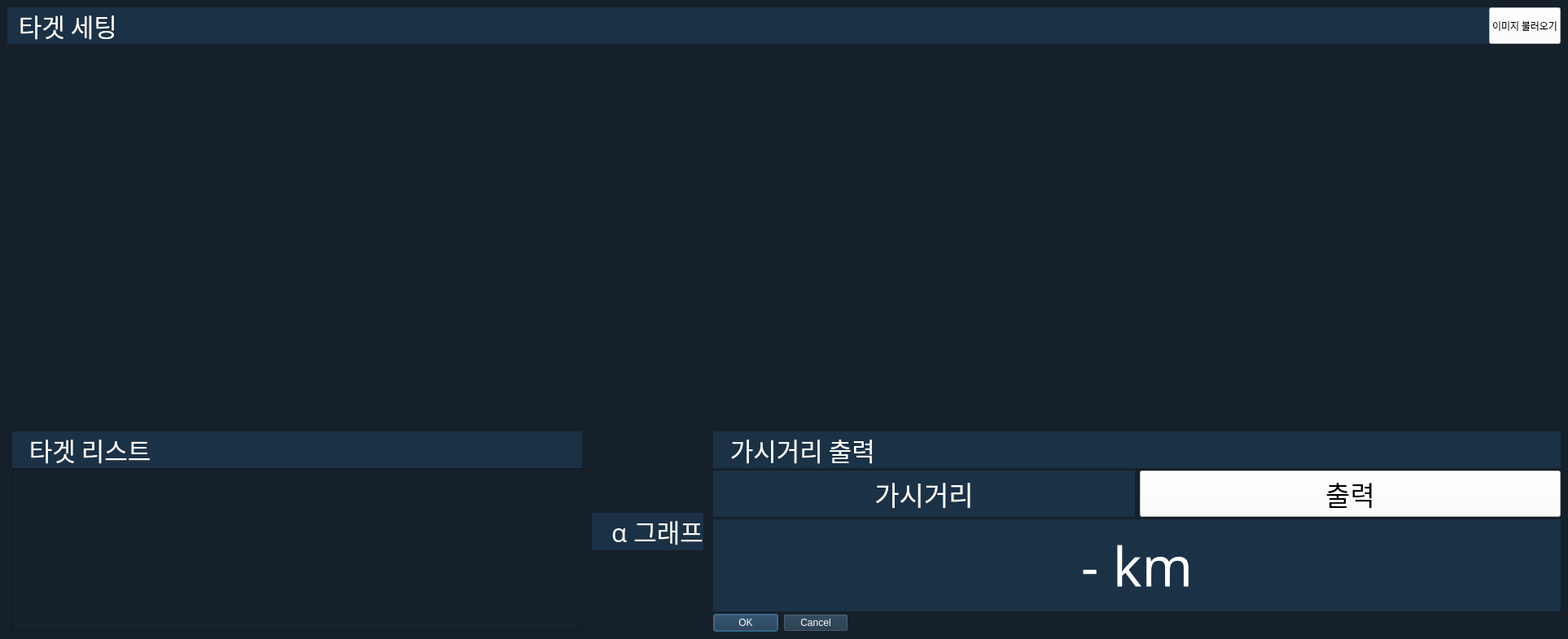
<?xml version="1.0" encoding="UTF-8"?>
<ui version="4.0">
 <class>Dialog</class>
 <widget class="QDialog" name="Dialog">
  <property name="geometry">
   <rect>
    <x>0</x>
    <y>0</y>
    <width>1926</width>
    <height>785</height>
   </rect>
  </property>
  <property name="sizePolicy">
   <sizepolicy hsizetype="Maximum" vsizetype="Preferred">
    <horstretch>0</horstretch>
    <verstretch>0</verstretch>
   </sizepolicy>
  </property>
  <property name="windowTitle">
   <string>Setting</string>
  </property>
  <layout class="QGridLayout" name="gridLayout">
   <property name="leftMargin">
    <number>0</number>
   </property>
   <property name="topMargin">
    <number>0</number>
   </property>
   <property name="rightMargin">
    <number>0</number>
   </property>
   <property name="bottomMargin">
    <number>0</number>
   </property>
   <property name="spacing">
    <number>0</number>
   </property>
   <item row="0" column="0">
    <widget class="QWidget" name="gridWidget" native="true">
     <property name="styleSheet">
      <string notr="true">background-color:rgb(22,32,42);</string>
     </property>
     <layout class="QGridLayout" name="gridLayout_2">
      <item row="0" column="0">
       <layout class="QVBoxLayout" name="main_verticalLayout" stretch="0,0">
        <item>
         <layout class="QHBoxLayout" name="top_horizontalLayout">
          <item>
           <layout class="QVBoxLayout" name="setting_verticalLayout">
            <item>
             <layout class="QHBoxLayout" name="setting_horizontalLayout">
              <property name="spacing">
               <number>0</number>
              </property>
              <item>
               <widget class="QLabel" name="target_setting_label">
                <property name="sizePolicy">
                 <sizepolicy hsizetype="Minimum" vsizetype="Maximum">
                  <horstretch>0</horstretch>
                  <verstretch>0</verstretch>
                 </sizepolicy>
                </property>
                <property name="font">
                 <font>
                  <family>Noto Sans KR Medium</family>
                  <pointsize>23</pointsize>
                 </font>
                </property>
                <property name="styleSheet">
                 <string notr="true">background-color:rgb(27,49,70);
color: #ffffff;</string>
                </property>
                <property name="text">
                 <string>  타겟 세팅</string>
                </property>
               </widget>
              </item>
              <item>
               <widget class="QPushButton" name="load_img">
                <property name="sizePolicy">
                 <sizepolicy hsizetype="Maximum" vsizetype="Minimum">
                  <horstretch>0</horstretch>
                  <verstretch>0</verstretch>
                 </sizepolicy>
                </property>
                <property name="maximumSize">
                 <size>
                  <width>16777215</width>
                  <height>45</height>
                 </size>
                </property>
                <property name="font">
                 <font>
                  <family>Noto Sans KR Medium</family>
                 </font>
                </property>
                <property name="styleSheet">
                 <string notr="true">background-color:rgb(255, 255, 255);</string>
                </property>
                <property name="text">
                 <string>이미지 불러오기</string>
                </property>
               </widget>
              </item>
             </layout>
            </item>
            <item>
             <widget class="QLabel" name="image_label">
              <property name="sizePolicy">
               <sizepolicy hsizetype="Minimum" vsizetype="Minimum">
                <horstretch>0</horstretch>
                <verstretch>0</verstretch>
               </sizepolicy>
              </property>
              <property name="minimumSize">
               <size>
                <width>1902</width>
                <height>464</height>
               </size>
              </property>
              <property name="maximumSize">
               <size>
                <width>16777215</width>
                <height>16777215</height>
               </size>
              </property>
              <property name="text">
               <string/>
              </property>
             </widget>
            </item>
           </layout>
          </item>
         </layout>
        </item>
        <item>
         <layout class="QHBoxLayout" name="bottom_horizontalLayout">
          <property name="spacing">
           <number>12</number>
          </property>
          <item>
           <layout class="QVBoxLayout" name="target_list_verticalLayout">
            <property name="spacing">
             <number>0</number>
            </property>
            <property name="leftMargin">
             <number>6</number>
            </property>
            <item>
             <widget class="QLabel" name="target_list_label">
              <property name="sizePolicy">
               <sizepolicy hsizetype="Minimum" vsizetype="Maximum">
                <horstretch>0</horstretch>
                <verstretch>0</verstretch>
               </sizepolicy>
              </property>
              <property name="font">
               <font>
                <family>Noto Sans KR Medium</family>
                <pointsize>23</pointsize>
               </font>
              </property>
              <property name="styleSheet">
               <string notr="true">background-color:rgb(27,49,70);
color: #ffffff;</string>
              </property>
              <property name="text">
               <string>   타겟 리스트</string>
              </property>
             </widget>
            </item>
            <item>
             <widget class="QTableWidget" name="tableWidget">
              <property name="maximumSize">
               <size>
                <width>700</width>
                <height>500</height>
               </size>
              </property>
             </widget>
            </item>
           </layout>
          </item>
          <item>
           <layout class="QVBoxLayout" name="value_verticalLayout">
            <property name="spacing">
             <number>0</number>
            </property>
            <item>
             <widget class="QLabel" name="value_label">
              <property name="sizePolicy">
               <sizepolicy hsizetype="Minimum" vsizetype="Maximum">
                <horstretch>0</horstretch>
                <verstretch>0</verstretch>
               </sizepolicy>
              </property>
              <property name="font">
               <font>
                <family>Noto Sans KR Medium</family>
                <pointsize>23</pointsize>
               </font>
              </property>
              <property name="styleSheet">
               <string notr="true">background-color:rgb(27,49,70);
color: #ffffff;</string>
              </property>
              <property name="text">
               <string>   α 그래프</string>
              </property>
             </widget>
            </item>
            <item>
             <layout class="QHBoxLayout" name="horizontalLayout">
              <property name="spacing">
               <number>0</number>
              </property>
              <item>
               <layout class="QVBoxLayout" name="graph_verticalLayout">
                <property name="spacing">
                 <number>0</number>
                </property>
               </layout>
              </item>
             </layout>
            </item>
           </layout>
          </item>
          <item>
           <layout class="QVBoxLayout" name="etc_verticalLayout">
            <property name="spacing">
             <number>3</number>
            </property>
            <item>
             <widget class="QLabel" name="setting_label">
              <property name="sizePolicy">
               <sizepolicy hsizetype="Minimum" vsizetype="Maximum">
                <horstretch>0</horstretch>
                <verstretch>0</verstretch>
               </sizepolicy>
              </property>
              <property name="font">
               <font>
                <family>Noto Sans KR Medium</family>
                <pointsize>23</pointsize>
               </font>
              </property>
              <property name="styleSheet">
               <string notr="true">background-color:rgb(27,49,70);
color: #ffffff;</string>
              </property>
              <property name="text">
               <string>   가시거리 출력</string>
              </property>
             </widget>
            </item>
            <item>
             <layout class="QHBoxLayout" name="afd_horizontalLayout">
              <property name="spacing">
               <number>6</number>
              </property>
              <item>
               <widget class="QLabel" name="vis_label">
                <property name="sizePolicy">
                 <sizepolicy hsizetype="Expanding" vsizetype="Minimum">
                  <horstretch>0</horstretch>
                  <verstretch>0</verstretch>
                 </sizepolicy>
                </property>
                <property name="font">
                 <font>
                  <family>Noto Sans KR Medium</family>
                  <pointsize>25</pointsize>
                 </font>
                </property>
                <property name="styleSheet">
                 <string notr="true">background-color:rgb(27,49,70);
color: #ffffff;</string>
                </property>
                <property name="text">
                 <string>가시거리</string>
                </property>
                <property name="alignment">
                 <set>Qt::AlignCenter</set>
                </property>
               </widget>
              </item>
              <item>
               <widget class="QPushButton" name="vis_btn">
                <property name="sizePolicy">
                 <sizepolicy hsizetype="Expanding" vsizetype="Minimum">
                  <horstretch>0</horstretch>
                  <verstretch>0</verstretch>
                 </sizepolicy>
                </property>
                <property name="font">
                 <font>
                  <family>Noto Sans KR Medium</family>
                  <pointsize>25</pointsize>
                 </font>
                </property>
                <property name="styleSheet">
                 <string notr="true">background-color:rgb(255, 255, 255);</string>
                </property>
                <property name="text">
                 <string>출력</string>
                </property>
               </widget>
              </item>
             </layout>
            </item>
            <item>
             <layout class="QHBoxLayout" name="afd_horizontalLayout_2">
              <property name="spacing">
               <number>6</number>
              </property>
              <item>
               <widget class="QLabel" name="vis_result">
                <property name="sizePolicy">
                 <sizepolicy hsizetype="Expanding" vsizetype="Expanding">
                  <horstretch>0</horstretch>
                  <verstretch>0</verstretch>
                 </sizepolicy>
                </property>
                <property name="font">
                 <font>
                  <family>Noto Sans KR Medium</family>
                  <pointsize>50</pointsize>
                 </font>
                </property>
                <property name="styleSheet">
                 <string notr="true">background-color:rgb(27,49,70);
color: #ffffff;</string>
                </property>
                <property name="text">
                 <string>- km</string>
                </property>
                <property name="alignment">
                 <set>Qt::AlignCenter</set>
                </property>
               </widget>
              </item>
             </layout>
            </item>
            <item>
             <widget class="QDialogButtonBox" name="buttonBox">
              <property name="sizePolicy">
               <sizepolicy hsizetype="Fixed" vsizetype="Maximum">
                <horstretch>0</horstretch>
                <verstretch>0</verstretch>
               </sizepolicy>
              </property>
              <property name="font">
               <font>
                <family>Noto Sans</family>
                <pointsize>9</pointsize>
               </font>
              </property>
              <property name="styleSheet">
               <string notr="true">background-color:rgb(27,49,70);
color: #ffffff;</string>
              </property>
              <property name="orientation">
               <enum>Qt::Horizontal</enum>
              </property>
              <property name="standardButtons">
               <set>QDialogButtonBox::Cancel|QDialogButtonBox::Ok</set>
              </property>
              <property name="centerButtons">
               <bool>false</bool>
              </property>
             </widget>
            </item>
           </layout>
          </item>
         </layout>
        </item>
       </layout>
      </item>
     </layout>
    </widget>
   </item>
  </layout>
 </widget>
 <resources/>
 <connections/>
</ui>
